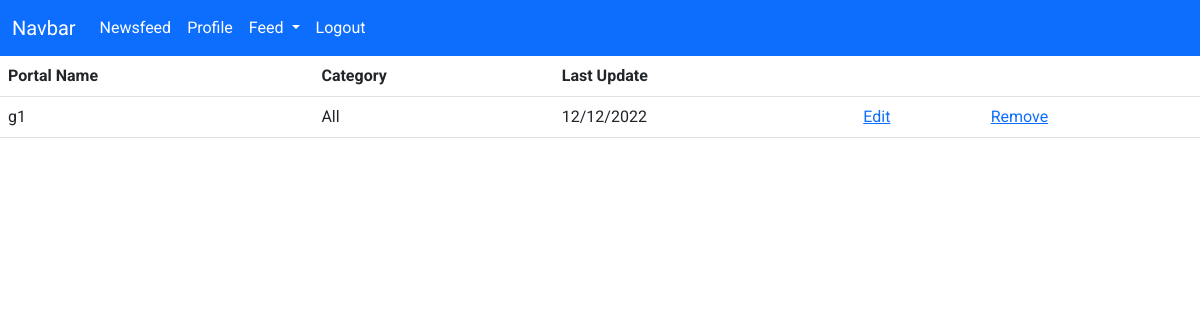
The app's page /feed/list (signed in), older data.
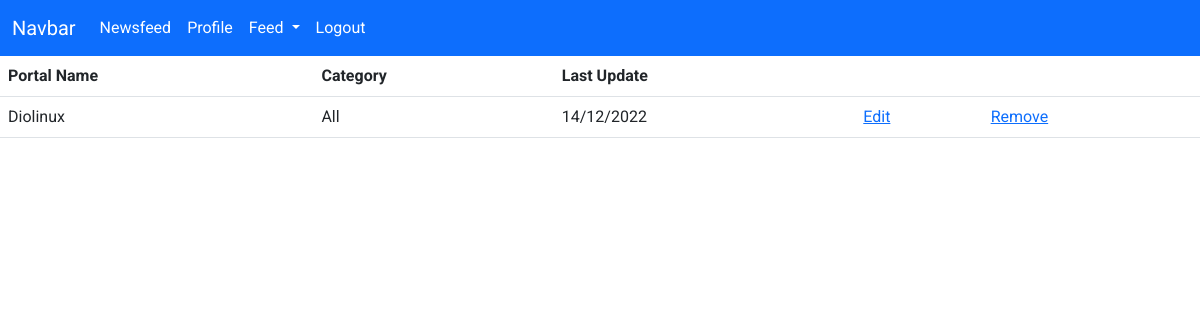
The same page, newer data.
### app/models/Feed.py (models this page shows, shortened)
class Feed(db.Model):
    __tablename__ = 'feeds'
    id = db.Column(db.Integer, primary_key=True)
    portalname = db.Column(db.String, nullable=False)
    url = db.Column(db.String, nullable=False)
    description = db.Column(db.String)
    edit_date = db.Column(db.Date, nullable=False)
    user_id = db.Column(db.Integer, db.ForeignKey('users.id'))
    category_id = db.Column(db.Integer, db.ForeignKey('categories.id'))
    user = db.relationship('User', foreign_keys=user_id)
    category = db.relationship('Category', foreign_keys=category_id)
    def get_feed():
        stmt = select(Feed.id, Feed.portalname, Feed.url, Category.name, Feed.edit_date).join(
            Feed.category).where(Feed.user_id == current_user.id)
        feed = db.session.execute(stmt).all()
        return feed

### app/models/Category.py (models this page shows, shortened)
class Category(db.Model):
    __tablename__ = 'categories'
    id = db.Column(db.Integer, primary_key=True)
    name = db.Column(db.String, unique=True, nullable=False)

### app/controllers/feed.py (the view)
@app.get("/feed/list")
@login_required
def read_feed():
    feed = Feed.get_feed()
    return render_template("feed_list.html", feeds=feed)

### app/models/User.py (called while the page is built)
    @property
    def is_authenticated(self):
        return True

    @login_manager.user_loader
    def load_user(username):
        return User.query.get(username)

### app/templates/feed_list.html (shortened to what this page needs)
{% extends "layout.html" %}
{% block main %}
<table class="table">
    <thead>
        <tr>
            <th scope="col">Portal Name</th>
            <th scope="col">Category</th>
            <th scope="col">Last Update</th>
            <th scope="col"></th>
            <th scope="col"></th>
        </tr>
    </thead>
    <tbody>
        {% for feed in feeds %}
        <tr>
            <td>{{ feed.portalname }}</td>
            <td>{{ feed.name }}</td>
            <td>{{ feed.edit_date.strftime("%d/%m/%Y") }}</td>
            <td><a href="/feed/edit/{{feed.id}}">Edit</a></td>
            <td><a href="/feed/remove/{{feed.id}}">Remove</a></td>
        </tr>
        {% endfor %}
    </tbody>
</table>
{% endblock %}

Row changes from the older to the newer data that the page shows:
changed Feed "All": portalname "g1" → "Diolinux"; edit_date "12/12/2022" → "14/12/2022"
